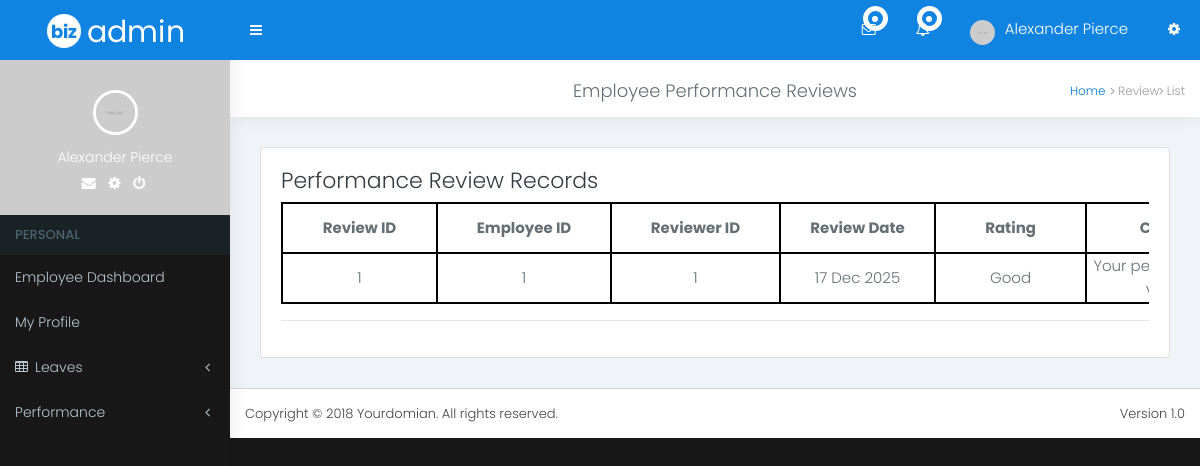
The page /employees/performance_review.php (signed in) on the database its author committed.
### tables this page shows
CREATE TABLE `performance_reviews` (
  `review_id` int(11) NOT NULL,
  `employee_id` int(11) NOT NULL,
  `reviewer_id` int(11) NOT NULL,
  `review_date` date NOT NULL,
  `rating` int(11) NOT NULL,
  `comments` varchar(100) NOT NULL
);

### employees/performance_review.php (the view, shortened to what this page needs)
<?php
include_once("includes/db_config.php");
?>
<!DOCTYPE html>
<html lang="en">
<head>
<link rel="stylesheet" href="../dist/bootstrap/css/bootstrap.min.css">
<link rel="stylesheet" href="../dist/css/style.css">
<link rel="stylesheet" href="../dist/css/font-awesome/css/font-awesome.min.css">
<link rel="stylesheet" href="../dist/css/skins/_all-skins.min.css">
</head>
<body class="skin-blue sidebar-mini">
<div class="wrapper boxed-wrapper">
<?php include_once("includes/header.php"); ?>
<?php include_once("includes/leftbar.php"); ?>
<div class="content-wrapper">
  <div class="content-header sty-one">
    <h1 class="text-center">Employee Performance Reviews</h1>
    <ol class="breadcrumb">
      <li><a href="#">Home</a></li>
      <li><i class="fa fa-angle-right"></i> Review</li>
      <li><i class="fa fa-angle-right"></i> List</li>
    </ol>
  </div>
  <div class="content">
    <div class="card">
      <div class="card-body">
        <h4 class="text-dark">Performance Review Records</h4>
        <div class="table-responsive">
          <table>
            <thead>
              <tr>
                <th>Review ID</th>
                <th>Employee ID</th>
                <th>Reviewer ID</th>
                <th>Review Date</th>
                <th>Rating</th>
                <th>Comments</th>
              </tr>
            </thead>
            <?php
              $sql = "SELECT * FROM performance_reviews ORDER BY review_id DESC";
              $reviewData = $conn->query($sql);
            ?>
            <tbody>
              <?php if($reviewData->num_rows > 0){ ?>
                <?php while($row = $reviewData->fetch_assoc()){ ?>
                <tr>
                  <td><?= $row['review_id']; ?></td>
                  <td><?= $row['employee_id']; ?></td>
                  <td><?= $row['reviewer_id']; ?></td>
                  <td><?= date('d M Y', strtotime($row['review_date'])); ?></td>
                  <td>
                    <?php
                      if($row['rating']==5) echo "Excellent";
                      elseif($row['rating']==4) echo "Very Good";
                      elseif($row['rating']==3) echo "Good";
                      elseif($row['rating']==2) echo "Fair";
                      else echo "Poor";
                    ?>
                  </td>
                  <td><?= $row['comments']; ?></td>
                </tr>
                <?php } ?>
              <?php } else { ?>
                <tr>
                  <td colspan="6" class="text-center">No Review Found</td>
                </tr>
              <?php } ?>
            </tbody>
          </table>
        </div>
        <hr>
      </div>
    </div>
  </div>
</div>
<?php include_once("includes/footer.php"); ?>
</div>
</body>
</html>

### employees/performance_review.php (style rules this page uses)
table, th, td { border: 2px solid black; border-collapse: collapse; height: 50px; width: 1000px; }
th, td { text-align: center; }

### rows shown on the page
performance_reviews: review_id "1", employee "1", reviewer "1", review_date "17 Dec 2025", rating "Good", comments "Your…"
